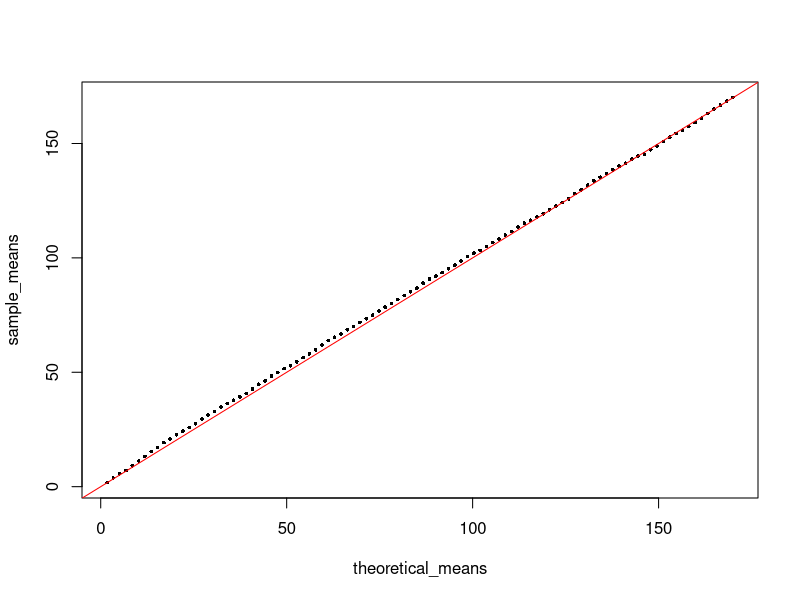

This figure's R source:
## ---- chunk 1
knitr::opts_chunk$set(echo = TRUE)
## ---- chunk 2
library(fGarch)
## ---- chunk 3
num_sim <- 50
n <- 100
mu <- 1.7
sigma <-  2
nu <- 3
xi <- 0.25


x_df <- replicate(num_sim, cumsum(rsstd(n, mu, sigma, nu, xi)))

theoretical_means <-  (1:n) * mu
sample_means <- lapply(
  1:n,
  function(i) {
    mean(x_df[i ,])
  }
)

plot(theoretical_means, sample_means, pch = 16, cex = 0.5)
abline(0, 1, col = "red")
## ---- chunk 4
f_mad <- function(x) {
  sum(abs(x - mean(x))) / length(x)
}

## MAD of S_n, given the mean of X
f_mad_n <- function(Sn, mean_X) {
  diff <- numeric(length(Sn))
  for(i in seq_along(Sn)) {
    diff[i] <- abs(Sn[i] - mean_X)
  }
  sum(diff) / length(Sn)
}

## mean is the mean of a single Gaussian r.v. (same for t-distribution)
## sd is the sd of a single Gaussian r.v. (same for t-distribution)
f_kappa <- function(n0, n, mean, sd = 1, nu = 3, xi = 1, num_sim = 1e4) {
  Sn_sim <- replicate(
    num_sim, 
    rsstd(n = n, mean = mean, sd = nu/(nu - 2) * sd, nu = nu, xi = xi)
  )
  #x_n0 <- rfun(n0, ...)
  #x_n <- rfun(n, ...)
  #mad_1 <- sqrt(2 / pi) * sd_g
  #mad_n0 <- mad_1 * n0^(1 / nu)
  #mad_n <- mad_1 * n^(1 / nu)
  mad_n0 <- f_mad_n(
    unlist(lapply(1:num_sim, function(i) sum(Sn_sim[1:n0, i]))),  
    n0 * mean
  )
  mad_n <- f_mad_n(
    unlist(lapply(1:num_sim, function(i) sum(Sn_sim[1:n, i]))),  
    n * mean
  ) 
  nominator <- log(n) - log(n0)
  denominator <- log(mad_n / mad_n0)
  2 - (nominator / denominator)
}

## Use approximation if approx = TRUE
f_n_min <- function(n_g, mean, sd_g = 1, nu = 3, xi = 1, num_sim = 1e4, approx = FALSE) {
  ifelse(
    approx,
    exponent <- - 1 / (f_kappa(
      1, 2, mean, sd = sd_g * (nu / (nu - 2)), nu = nu, xi = xi, num_sim = num_sim
    ) - 1),
    exponent <- - 1 / (f_kappa(
      1, n_g, mean, sd = sd_g * (nu / (nu - 2)), nu = nu, xi = xi, num_sim = num_sim
    ) - 1)
  )
  n_g^exponent
}
## ---- chunk 5
nu <-  3
f_kappa(n0 = 1, n = 2, mean = 0, sd = 1, nu = nu, xi = 1, num_sim = 1e5)
## ---- chunk 6
f_kappa(n0 = 1, n = 30, mean = 0, sd = 1, nu = nu, xi = 1, num_sim = 1e5)
## ---- chunk 7
f_kappa(n0 = 1, n = 100, mean = 0, sd = 1, nu = nu, xi = 1, num_sim = 1e5)
## ---- chunk 8
f_kappa(n0 = 1, n = 100, mean = 0, sd = 1, nu = nu, xi = 1, num_sim = 1e5)
## ---- chunk 9
f_kappa(n0 = 1, n = 100, mean = 0, sd = 1, nu = nu, xi = 1, num_sim = 1e5)
## ---- chunk 10
f_kappa(n0 = 1, n = 100, mean = 0, sd = 1, nu = nu, xi = 1, num_sim = 1e5)
## ---- chunk 11
f_kappa(n0 = 1, n = 100, mean = 0, sd = 1, nu = nu, xi = 1, num_sim = 1e5)
## ---- chunk 12
f_kappa(n0 = 1, n = 100, mean = 0, sd = 1, nu = nu, xi = 1, num_sim = 1e5)
## ---- chunk 13
f_kappa(n0 = 1, n = 100, mean = 0, sd = 1, nu = nu, xi = 1, num_sim = 1e5)
## ---- chunk 14
f_kappa(n0 = 1, n = 100, mean = 0, sd = 1, nu = nu, xi = 1, num_sim = 1e5)
## ---- chunk 15
f_kappa(n0 = 1, n = 100, mean = 0, sd = 1, nu = nu, xi = 1, num_sim = 1e5)
## ---- chunk 16
n_g <- 30 ## Number of Gaussian terms
sd_g = 1
df = 3

n_min <- f_n_min(n_g, mean = 0, sd_g = sd_g, nu = df, xi = 1, num_sim = 1e5, approx = FALSE)
n_min
## ---- chunk 17
n_g <- 30 ## Number of Gaussian terms
sd_g = 1
df = 3

n_min <- f_n_min(n_g, mean = 0, sd_g = sd_g, nu = df, xi = 1, num_sim = 1e5, approx = TRUE)
n_min
